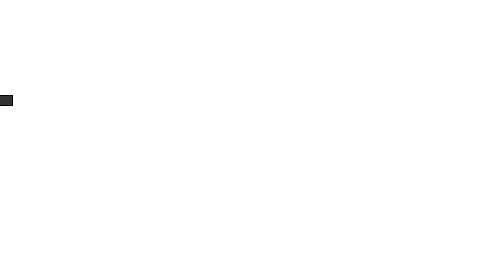
Frame 1 (no input)
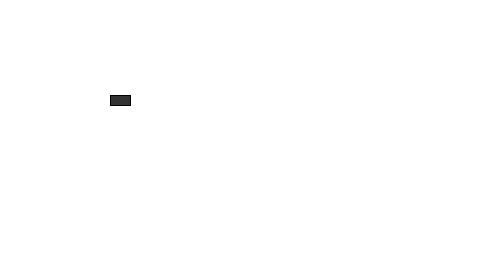
Frame 60 (the mouse pressed at the canvas centre just before this capture)
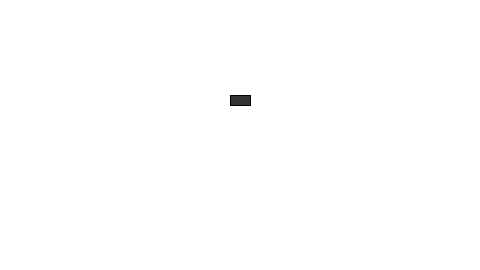
Frame 120 (the mouse held since frame 60 and released just before this capture)

The Processing sketch that drew these frames (run headless with seeded random() and noise(); from frame 60 on, the mouse is pressed at the canvas centre):

// Processing sketch: example_08_02_twoobjects
// ── example_08_02_twoobjects.pde
// Learning Processing
// Daniel Shiffman
// http://www.learningprocessing.com

// Example 8-2: Two Car objects

Car myCar1;
Car myCar2; // Two objects!

void setup() {
  size(480, 270);
  // Arguments go inside the parentheses when the object is constructed.  
  myCar1 = new Car(color(51), 0, 100, 2); 
  myCar2 = new Car(color(151), 0, 300, 1);
}

void draw() {
  background(255);
  myCar1.move();
  myCar1.display();
  myCar2.move();
  myCar2.display();
}

// Even though there are multiple objects, only  one class is needed. 
// No matter how many cookies you make, only one cookie cutter is needed.
class Car { 
  color c;
  float xpos;
  float ypos;
  float xspeed;

  // The Constructor is defined with parameters.  
  Car(color tempC, float tempXpos, float tempYpos, float tempXspeed) { 
    c = tempC;
    xpos = tempXpos;
    ypos = tempYpos;
    xspeed = tempXspeed;
  }

  void display() {
    stroke(0);
    fill(c);
    rectMode(CENTER);
    rect(xpos, ypos, 20, 10);
  }

  void move() {
    xpos = xpos + xspeed;
    if (xpos > width) {
      xpos = 0;
    }
  }
}
